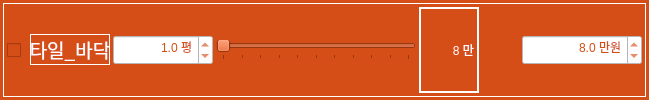
                 <widget class="QFrame" name="frame_117">
                  <property name="minimumSize">
                   <size>
                    <width>0</width>
                    <height>30</height>
                   </size>
                  </property>
                  <property name="maximumSize">
                   <size>
                    <width>16777215</width>
                    <height>16777215</height>
                   </size>
                  </property>
                  <property name="font">
                   <font>
                    <family>나눔고딕 ExtraBold</family>
                    <pointsize>9</pointsize>
                    <weight>9</weight>
                    <italic>false</italic>
                    <bold>false</bold>
                   </font>
                  </property>
                  <property name="styleSheet">
                   <string notr="true">background-color: rgb(213, 77, 23);
font: 75 9pt &quot;나눔고딕 ExtraBold&quot;;</string>
                  </property>
                  <layout class="QHBoxLayout" name="horizontalLayout_264">
                   <property name="leftMargin">
                    <number>3</number>
                   </property>
                   <property name="topMargin">
                    <number>3</number>
                   </property>
                   <property name="rightMargin">
                    <number>3</number>
                   </property>
                   <property name="bottomMargin">
                    <number>3</number>
                   </property>
                   <item>
                    <widget class="QFrame" name="horizontalFrame_20">
                     <property name="styleSheet">
                      <string notr="true">color: rgb(255, 255, 255);</string>
                     </property>
                     <property name="frameShape">
                      <enum>QFrame::Box</enum>
                     </property>
                     <layout class="QHBoxLayout" name="horizontalLayout_92">
                      <property name="spacing">
                       <number>3</number>
                      </property>
                      <property name="leftMargin">
                       <number>3</number>
                      </property>
                      <property name="topMargin">
                       <number>3</number>
                      </property>
                      <property name="rightMargin">
                       <number>3</number>
                      </property>
                      <property name="bottomMargin">
                       <number>3</number>
                      </property>
                      <item>
                       <widget class="QCheckBox" name="checkBox_floor_tile">
                        <property name="enabled">
                         <bool>true</bool>
                        </property>
                        <property name="minimumSize">
                         <size>
                          <width>20</width>
                          <height>30</height>
                         </size>
                        </property>
                        <property name="maximumSize">
                         <size>
                          <width>16777215</width>
                          <height>16777215</height>
                         </size>
                        </property>
                        <property name="styleSheet">
                         <string notr="true">color: rgb(255, 255, 255);</string>
                        </property>
                        <property name="text">
                         <string/>
                        </property>
                        <property name="checked">
                         <bool>false</bool>
                        </property>
                        <property name="tristate">
                         <bool>false</bool>
                        </property>
                       </widget>
                      </item>
                      <item>
                       <widget class="QLabel" name="label_29">
                        <property name="sizePolicy">
                         <sizepolicy hsizetype="Preferred" vsizetype="Fixed">
                          <horstretch>0</horstretch>
                          <verstretch>0</verstretch>
                         </sizepolicy>
                        </property>
                        <property name="minimumSize">
                         <size>
                          <width>80</width>
                          <height>30</height>
                         </size>
                        </property>
                        <property name="maximumSize">
                         <size>
                          <width>80</width>
                          <height>16777215</height>
                         </size>
                        </property>
                        <property name="font">
                         <font>
                          <family>구름 산스 500</family>
                          <pointsize>14</pointsize>
                          <weight>50</weight>
                          <italic>false</italic>
                          <bold>false</bold>
                         </font>
                        </property>
                        <property name="styleSheet">
                         <string notr="true">background-color: rgb(213, 77, 23);
color: rgb(255, 255, 255);
font: 14pt &quot;구름 산스 500&quot;;</string>
                        </property>
                        <property name="frameShape">
                         <enum>QFrame::Box</enum>
                        </property>
                        <property name="text">
                         <string>타일_바닥</string>
                        </property>
                        <property name="alignment">
                         <set>Qt::AlignCenter</set>
                        </property>
                       </widget>
                      </item>
                      <item>
                       <widget class="QDoubleSpinBox" name="doubleSpinBox_floor_area_tile">
                        <property name="minimumSize">
                         <size>
                          <width>100</width>
                          <height>30</height>
                         </size>
                        </property>
                        <property name="styleSheet">
                         <string notr="true">background-color: rgb(255, 255, 255);
color: rgb(213, 77, 23);
font: 12pt &quot;구름 산스 500&quot;;</string>
                        </property>
                        <property name="alignment">
                         <set>Qt::AlignRight|Qt::AlignTrailing|Qt::AlignVCenter</set>
                        </property>
                        <property name="prefix">
                         <string/>
                        </property>
                        <property name="suffix">
                         <string> 평</string>
                        </property>
                        <property name="decimals">
                         <number>1</number>
                        </property>
                        <property name="minimum">
                         <double>0.100000000000000</double>
                        </property>
                        <property name="maximum">
                         <double>100.000000000000000</double>
                        </property>
                        <property name="singleStep">
                         <double>0.200000000000000</double>
                        </property>
                        <property name="value">
                         <double>1.000000000000000</double>
                        </property>
                       </widget>
                      </item>
                      <item>
                       <widget class="QSlider" name="horizontalSlider_floor_tile">
                        <property name="minimumSize">
                         <size>
                          <width>200</width>
                          <height>0</height>
                         </size>
                        </property>
                        <property name="maximumSize">
                         <size>
                          <width>200</width>
                          <height>16777215</height>
                         </size>
                        </property>
                        <property name="minimum">
                         <number>80</number>
                        </property>
                        <property name="maximum">
                         <number>100</number>
                        </property>
                        <property name="singleStep">
                         <number>1</number>
                        </property>
                        <property name="pageStep">
                         <number>1</number>
                        </property>
                        <property name="value">
                         <number>80</number>
                        </property>
                        <property name="orientation">
                         <enum>Qt::Horizontal</enum>
                        </property>
                        <property name="invertedAppearance">
                         <bool>false</bool>
                        </property>
                        <property name="invertedControls">
                         <bool>false</bool>
                        </property>
                        <property name="tickPosition">
                         <enum>QSlider::TicksBelow</enum>
                        </property>
                        <property name="tickInterval">
                         <number>2</number>
                        </property>
                       </widget>
                      </item>
                      <item>
                       <widget class="QLabel" name="label_floor_tile">
                        <property name="minimumSize">
                         <size>
                          <width>60</width>
                          <height>0</height>
                         </size>
                        </property>
                        <property name="styleSheet">
                         <string notr="true">font: 12pt &quot;구름 산스 500&quot;;</string>
                        </property>
                        <property name="frameShape">
                         <enum>QFrame::WinPanel</enum>
                        </property>
                        <property name="text">
                         <string>8 만</string>
                        </property>
                        <property name="alignment">
                         <set>Qt::AlignRight|Qt::AlignTrailing|Qt::AlignVCenter</set>
                        </property>
                       </widget>
                      </item>
                      <item>
                       <spacer name="horizontalSpacer_26">
                        <property name="orientation">
                         <enum>Qt::Horizontal</enum>
                        </property>
                        <property name="sizeType">
                         <enum>QSizePolicy::Expanding</enum>
                        </property>
                        <property name="sizeHint" stdset="0">
                         <size>
                          <width>40</width>
                          <height>20</height>
                         </size>
                        </property>
                       </spacer>
                      </item>
                      <item>
                       <widget class="QDoubleSpinBox" name="doubleSpinBox_floor_cost_tile">
                        <property name="minimumSize">
                         <size>
                          <width>120</width>
                          <height>30</height>
                         </size>
                        </property>
                        <property name="styleSheet">
                         <string notr="true">background-color: rgb(255, 255, 255);
color: rgb(213, 77, 23);
font: 12pt &quot;구름 산스 500&quot;;</string>
                        </property>
                        <property name="alignment">
                         <set>Qt::AlignRight|Qt::AlignTrailing|Qt::AlignVCenter</set>
                        </property>
                        <property name="prefix">
                         <string/>
                        </property>
                        <property name="suffix">
                         <string> 만원</string>
                        </property>
                        <property name="decimals">
                         <number>1</number>
                        </property>
                        <property name="minimum">
                         <double>1.000000000000000</double>
                        </property>
                        <property name="maximum">
                         <double>1500.000000000000000</double>
                        </property>
                        <property name="singleStep">
                         <double>10.000000000000000</double>
                        </property>
                        <property name="value">
                         <double>8.000000000000000</double>
                        </property>
                       </widget>
                      </item>
                     </layout>
                    </widget>
                   </item>
                  </layout>
                 </widget>
